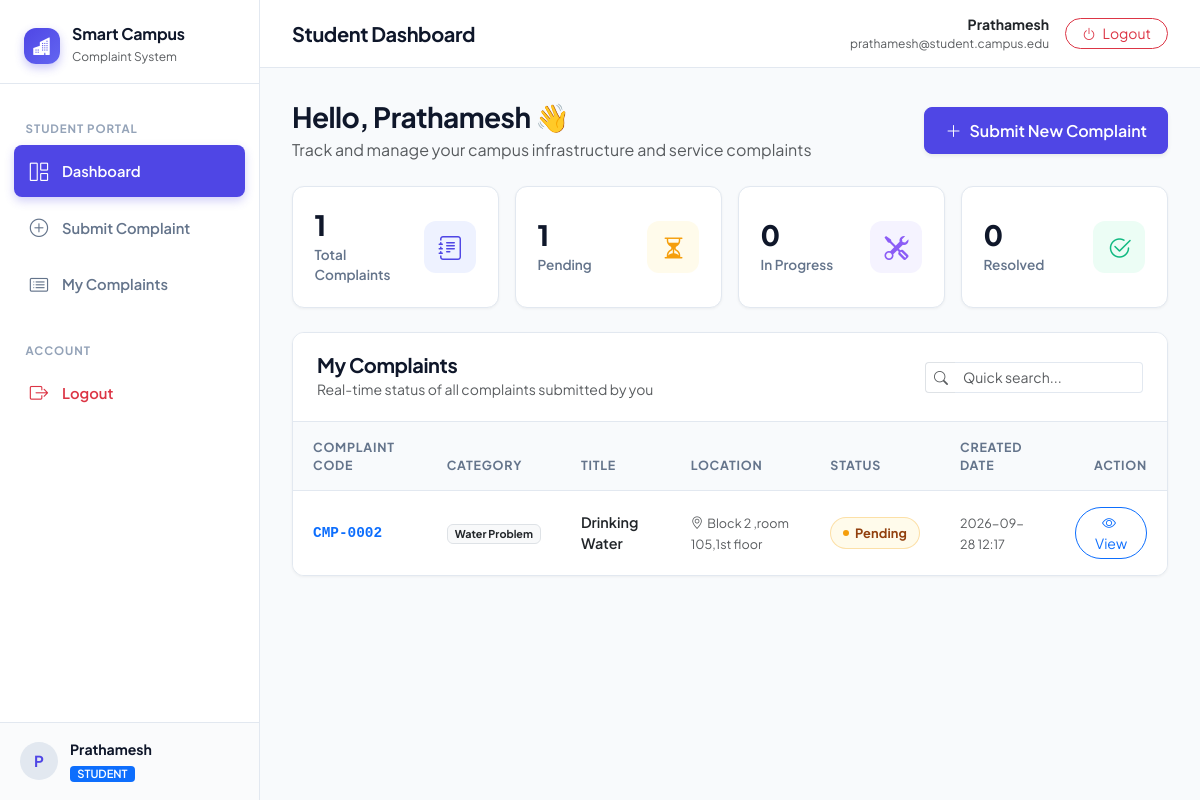
The page /student/dashboard (signed in) on the database its author committed.
### tables this page shows
CREATE TABLE complaints (
            id INTEGER PRIMARY KEY AUTOINCREMENT,
            complaint_code TEXT UNIQUE NOT NULL,
            student_id INTEGER NOT NULL,
            category TEXT NOT NULL,
            title TEXT NOT NULL,
            description TEXT NOT NULL,
            location TEXT NOT NULL,
            image_filename TEXT,
            status TEXT NOT NULL DEFAULT 'Pending',
            admin_remark TEXT,
            created_at TIMESTAMP DEFAULT CURRENT_TIMESTAMP,
            updated_at TIMESTAMP DEFAULT CURRENT_TIMESTAMP,
            FOREIGN KEY(student_id) REFERENCES users(id) ON DELETE CASCADE
        );

### app.py (the view)
@app.route("/student/dashboard")
@student_required
def student_dashboard():
    db = get_db()
    cursor = db.cursor()
    student_id = session["user_id"]
    cursor.execute("SELECT COUNT(*) as total FROM complaints WHERE student_id = ?", (student_id,))
    total_complaints = cursor.fetchone()["total"]
    cursor.execute("SELECT COUNT(*) as pending FROM complaints WHERE student_id = ? AND status = 'Pending'", (student_id,))
    pending_complaints = cursor.fetchone()["pending"]
    cursor.execute("SELECT COUNT(*) as in_progress FROM complaints WHERE student_id = ? AND status = 'In Progress'", (student_id,))
    in_progress_complaints = cursor.fetchone()["in_progress"]
    cursor.execute("SELECT COUNT(*) as resolved FROM complaints WHERE student_id = ? AND status = 'Resolved'", (student_id,))
    resolved_complaints = cursor.fetchone()["resolved"]
    cursor.execute("""
        SELECT * FROM complaints
        WHERE student_id = ?
        ORDER BY created_at DESC
    """, (student_id,))
    complaints = cursor.fetchall()
    return render_template(
        "student_dashboard.html",
        total_complaints=total_complaints,
        pending_complaints=pending_complaints,
        in_progress_complaints=in_progress_complaints,
        resolved_complaints=resolved_complaints,
        complaints=complaints
    )

### app.py (called while the page is built)
def get_db():
    if "db" not in g:
        g.db = sqlite3.connect(DATABASE)
        g.db.row_factory = sqlite3.Row
        g.db.execute("PRAGMA foreign_keys = ON;")
    return g.db

@app.template_filter("format_datetime")
def format_datetime(value, fmt="%Y-%m-%d %H:%M"):
    if not value:
        return ""
    if isinstance(value, str):
        return value[:16]
    if hasattr(value, "strftime"):
        return value.strftime(fmt)
    return str(value)

def student_required(f):
    @wraps(f)
    def decorated_function(*args, **kwargs):
        if "user_id" not in session:
            flash("Please log in as a student.", "warning")
            return redirect(url_for("login"))
        if session.get("role") != "student":
            flash("Admin accounts cannot access student pages.", "info")
            return redirect(url_for("admin_dashboard"))
        return f(*args, **kwargs)
    return decorated_function

### templates/student_dashboard.html (shortened to what this page needs)
{% extends "base.html" %}
{% block page_heading %}Student Dashboard{% endblock %}
{% block content %}
<div class="container-fluid px-0">
  <div class="d-flex flex-column flex-md-row justify-content-between align-items-md-center gap-3 mb-4">
    <div>
      <h3 class="fw-bold mb-1">Hello, {{ session.get('name') }} 👋</h3>
      <p class="text-muted mb-0">Track and manage your campus infrastructure and service complaints</p>
    </div>
    <div>
      <a href="{{ url_for('submit_complaint') }}" class="btn btn-primary shadow-sm d-inline-flex align-items-center gap-2">
        <i class="bi bi-plus-lg"></i>
        <span>Submit New Complaint</span>
      </a>
    </div>
  </div>
  <div class="row g-3 mb-4">
    <div class="col-12 col-sm-6 col-xl-3">
      <div class="stat-card stat-primary">
        <div class="stat-info">
          <h3>{{ total_complaints }}</h3>
          <p>Total Complaints</p>
        </div>
        <div class="stat-icon">
          <i class="bi bi-journal-text"></i>
        </div>
      </div>
    </div>
    <div class="col-12 col-sm-6 col-xl-3">
      <div class="stat-card stat-warning">
        <div class="stat-info">
          <h3>{{ pending_complaints }}</h3>
          <p>Pending</p>
        </div>
        <div class="stat-icon">
          <i class="bi bi-hourglass-split"></i>
        </div>
      </div>
    </div>
    <div class="col-12 col-sm-6 col-xl-3">
      <div class="stat-card stat-purple">
        <div class="stat-info">
          <h3>{{ in_progress_complaints }}</h3>
          <p>In Progress</p>
        </div>
        <div class="stat-icon">
          <i class="bi bi-tools"></i>
        </div>
      </div>
    </div>
    <div class="col-12 col-sm-6 col-xl-3">
      <div class="stat-card stat-success">
        <div class="stat-info">
          <h3>{{ resolved_complaints }}</h3>
          <p>Resolved</p>
        </div>
        <div class="stat-icon">
          <i class="bi bi-check2-circle"></i>
        </div>
      </div>
    </div>
  </div>
  <div class="custom-card">
    <div class="card-header-clean">
      <div>
        <h5 class="mb-0 fw-bold">My Complaints</h5>
        <small class="text-muted">Real-time status of all complaints submitted by you</small>
      </div>
      {% if complaints %}
      <div class="d-flex align-items-center gap-2">
        <div class="input-group input-group-sm" style="max-width: 250px;">
          <span class="input-group-text bg-white border-end-0"><i class="bi bi-search text-muted"></i></span>
          <input
            type="text"
            class="form-control border-start-0"
            id="clientTableSearch"
            placeholder="Quick search..."
          >
        </div>
      </div>
      {% endif %}
    </div>
    <div class="table-responsive">
      <table class="table table-custom table-hover align-middle mb-0" id="complaintsTable">
        <thead>
          <tr>
            <th>Complaint Code</th>
            <th>Category</th>
            <th>Title</th>
            <th>Location</th>
            <th>Status</th>
            <th>Created Date</th>
            <th class="text-end">Action</th>
          </tr>
        </thead>
        <tbody>
          {% for cmp in complaints %}
            <tr>
              <td>
                <span class="fw-bold text-primary font-monospace">{{ cmp.complaint_code }}</span>
              </td>
              <td>
                <span class="badge bg-light text-dark border">{{ cmp.category }}</span>
              </td>
              <td>
                <span class="fw-semibold text-dark">{{ cmp.title }}</span>
              </td>
              <td>
                <span class="text-muted small"><i class="bi bi-geo-alt me-1"></i>{{ cmp.location }}</span>
              </td>
              <td>
                <span class="status-badge status-{{ cmp.status | replace(' ', '-') }}">
                  <span class="dot"></span>
                  {{ cmp.status }}
                </span>
              </td>
              <td>
                <span class="text-muted small">
                  {{ cmp.created_at | format_datetime }}
                </span>
              </td>
              <td class="text-end">
                <a href="{{ url_for('complaint_details', complaint_id=cmp.id) }}" class="btn btn-sm btn-outline-primary rounded-pill px-3">
                  <i class="bi bi-eye me-1"></i> View
                </a>
              </td>
            </tr>
          {% endfor %}
        </tbody>
      </table>
    </div>
  </div>
</div>
{% endblock %}

### static/css/style.css (style rules this page uses)
:root { --primary: #4f46e5; --primary-hover: #4338ca; --primary-light: #eef2ff; --primary-rgb: 79, 70, 229; --secondary: #64748b; --secondary-light: #f1f5f9; --success: #10b981; --success-light: #ecfdf5; --success-text: #065f46; --warning: #f59e0b; --warning-light: #fffbeb; --warning-text: #92400e; --info: #0284c7; --info-light: #f0f9ff; --info-text: #0369a1; --danger: #ef4444; --danger-light: #fef2f2; --danger-text: #991b1b; --purple: #8b5cf6; --purple-light: #f5f3ff; --purple-text: #5b21b6; --bg-main: #f8fafc; --bg-card: #ffffff; --border-color: #e2e8f0; --border-hover: #cbd5e1; --text-main: #0f172a; --text-muted: #64748b; --text-light: #94a3b8; --sidebar-width: 260px; --radius-sm: 8px; --radius-md: 12px; --radius-lg: 18px; --shadow-sm: 0 1px 3px rgba(0, 0, 0, 0.05); --shadow-md: 0 4px 6px -1px rgba(0, 0, 0, 0.06), 0 2px 4px -2px rgba(0, 0, 0, 0.04); --shadow-lg: 0 10px 15px -3px rgba(0, 0, 0, 0.08), 0 4px 6px -4px rgba(0, 0, 0, 0.04); --shadow-card-hover: 0 14px 24px -6px rgba(79, 70, 229, 0.12); }
* { box-sizing: border-box; }
body { font-family: 'Plus Jakarta Sans', -apple-system, BlinkMacSystemFont, "Segoe UI", Roboto, sans-serif; background-color: var(--bg-main); color: var(--text-main); min-height: 100vh; margin: 0; padding: 0; display: flex; flex-direction: column; }
h1, h2, h3, h4, h5, h6 { font-weight: 700; color: var(--text-main); letter-spacing: -0.02em; }
a { text-decoration: none; color: var(--primary); transition: all 0.2s ease; }
.stat-card { background: var(--bg-card); border: 1px solid var(--border-color); border-radius: var(--radius-md); padding: 1.35rem; box-shadow: var(--shadow-sm); display: flex; align-items: center; justify-content: space-between; transition: transform 0.2s ease, box-shadow 0.2s ease, border-color 0.2s ease; height: 100%; }
.stat-icon { width: 52px; height: 52px; border-radius: var(--radius-md); display: flex; align-items: center; justify-content: center; font-size: 1.5rem; }
.stat-info h3 { font-size: 1.75rem; font-weight: 800; margin: 0 0 0.2rem 0; }
.stat-info p { font-size: 0.85rem; color: var(--text-muted); font-weight: 600; margin: 0; }
.stat-primary .stat-icon { background: var(--primary-light); color: var(--primary); }
.stat-warning .stat-icon { background: var(--warning-light); color: var(--warning); }
.stat-purple .stat-icon { background: var(--purple-light); color: var(--purple); }
.stat-success .stat-icon { background: var(--success-light); color: var(--success); }
.status-badge { display: inline-flex; align-items: center; gap: 0.35rem; padding: 0.35rem 0.75rem; font-size: 0.8rem; font-weight: 700; border-radius: 20px; letter-spacing: 0.01em; }
.status-badge .dot { width: 6px; height: 6px; border-radius: 50%; display: inline-block; }
.status-Pending { background-color: var(--warning-light); color: var(--warning-text); border: 1px solid rgba(245, 158, 11, 0.3); }
.status-Pending .dot { background-color: var(--warning); }
.custom-card { background: var(--bg-card); border: 1px solid var(--border-color); border-radius: var(--radius-md); box-shadow: var(--shadow-sm); overflow: hidden; margin-bottom: 2rem; }
.card-header-clean { padding: 1.25rem 1.5rem; background: #ffffff; border-bottom: 1px solid var(--border-color); display: flex; align-items: center; justify-content: space-between; flex-wrap: wrap; gap: 1rem; }
.table-custom { margin-bottom: 0; width: 100%; }
.table-custom th { background-color: #f8fafc; color: var(--text-muted); font-size: 0.78rem; text-transform: uppercase; letter-spacing: 0.06em; font-weight: 700; padding: 0.95rem 1.25rem; border-bottom: 1px solid var(--border-color); }
.table-custom td { padding: 1rem 1.25rem; vertical-align: middle; border-bottom: 1px solid var(--border-color); font-size: 0.9rem; }
.table-custom tbody tr:last-child td { border-bottom: none; }
.form-control, .form-select { border: 1px solid var(--border-color); border-radius: var(--radius-sm); padding: 0.65rem 0.9rem; font-size: 0.92rem; color: var(--text-main); background-color: #ffffff; transition: border-color 0.2s ease, box-shadow 0.2s ease; }
.btn-primary { background-color: var(--primary); border-color: var(--primary); font-weight: 600; padding: 0.65rem 1.25rem; border-radius: var(--radius-sm); transition: all 0.2s ease; }

### rows shown on the page
complaints: complaint_code "CMP-0002", category "Water Problem", title "Drinking Water", location "Block 2 ,room 105,1st floor", status "Pending", created_at "2026-09-28 12:17"

### other values the page prints
{{ session.get('name', 'U')[0] | upper }} "P"
{{ session.get('name') }} "Prathamesh"
{{ session.get('role') | upper }} "STUDENT"
{{ session.get('email') }} "prathamesh@student.campus.edu"
{{ total_complaints }} "1"
{{ pending_complaints }} "1"
{{ in_progress_complaints }} "0"
{{ resolved_complaints }} "0"
